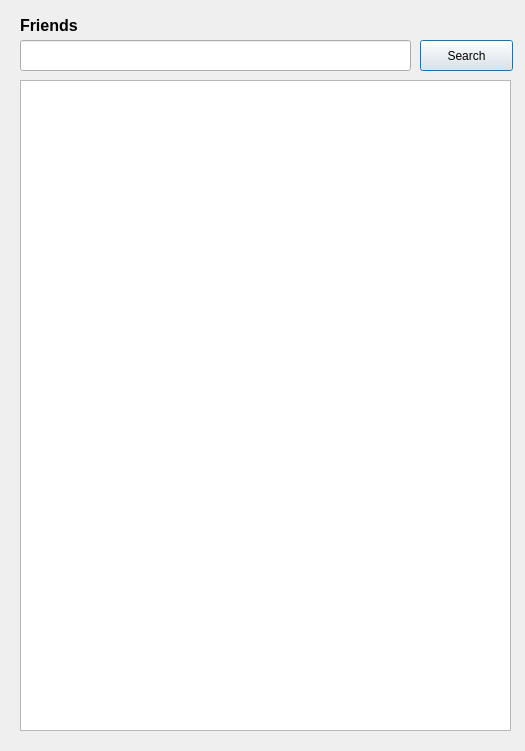
<?xml version="1.0" encoding="UTF-8"?>
<ui version="4.0">
 <class>Dialog</class>
 <widget class="QDialog" name="Dialog">
  <property name="geometry">
   <rect>
    <x>0</x>
    <y>0</y>
    <width>525</width>
    <height>751</height>
   </rect>
  </property>
  <property name="windowTitle">
   <string>Dialog</string>
  </property>
  <widget class="QLabel" name="label">
   <property name="geometry">
    <rect>
     <x>20</x>
     <y>10</y>
     <width>171</width>
     <height>31</height>
    </rect>
   </property>
   <property name="font">
    <font>
     <family>Arial</family>
     <pointsize>12</pointsize>
     <weight>75</weight>
     <bold>true</bold>
    </font>
   </property>
   <property name="text">
    <string>Friends</string>
   </property>
  </widget>
  <widget class="QListView" name="listView">
   <property name="geometry">
    <rect>
     <x>20</x>
     <y>80</y>
     <width>491</width>
     <height>651</height>
    </rect>
   </property>
  </widget>
  <widget class="QPushButton" name="pushButton">
   <property name="geometry">
    <rect>
     <x>420</x>
     <y>40</y>
     <width>93</width>
     <height>31</height>
    </rect>
   </property>
   <property name="sizePolicy">
    <sizepolicy hsizetype="Fixed" vsizetype="Fixed">
     <horstretch>0</horstretch>
     <verstretch>0</verstretch>
    </sizepolicy>
   </property>
   <property name="text">
    <string>Search</string>
   </property>
  </widget>
  <widget class="QLineEdit" name="lineEdit">
   <property name="geometry">
    <rect>
     <x>20</x>
     <y>40</y>
     <width>391</width>
     <height>31</height>
    </rect>
   </property>
  </widget>
 </widget>
 <resources/>
 <connections/>
</ui>
